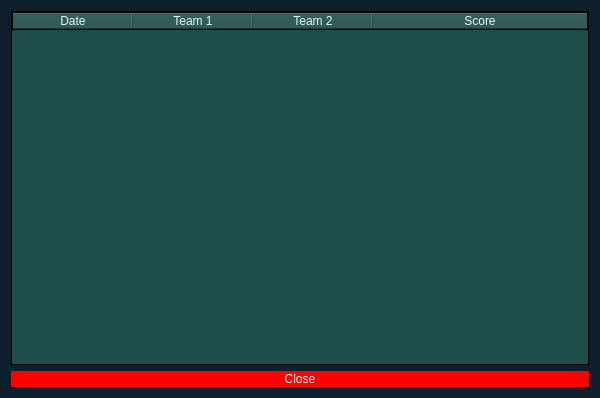
<?xml version="1.0" encoding="UTF-8"?>
<ui version="4.0">
 <class>MatchesDialog</class>
 <widget class="QDialog" name="MatchesDialog">
  <property name="geometry">
   <rect>
    <x>0</x>
    <y>0</y>
    <width>600</width>
    <height>398</height>
   </rect>
  </property>
  <property name="windowTitle">
   <string>Matches</string>
  </property>
  <property name="styleSheet">
   <string notr="true">background-color: #0d1f2d; color: #e0f7fa;</string>
  </property>
  <layout class="QVBoxLayout" name="verticalLayout">
   <item>
    <widget class="QTableWidget" name="matchTable">
     <property name="styleSheet">
      <string notr="true">background-color: #1e4d4a; border: 1px solid ; color: #e0f7fa;</string>
     </property>
     <property name="editTriggers">
      <set>QAbstractItemView::EditTrigger::NoEditTriggers</set>
     </property>
     <property name="selectionMode">
      <enum>QAbstractItemView::SelectionMode::NoSelection</enum>
     </property>
     <attribute name="horizontalHeaderDefaultSectionSize">
      <number>120</number>
     </attribute>
     <attribute name="horizontalHeaderStretchLastSection">
      <bool>true</bool>
     </attribute>
     <attribute name="verticalHeaderVisible">
      <bool>false</bool>
     </attribute>
     <column>
      <property name="text">
       <string>Date</string>
      </property>
     </column>
     <column>
      <property name="text">
       <string>Team 1</string>
      </property>
     </column>
     <column>
      <property name="text">
       <string>Team 2</string>
      </property>
     </column>
     <column>
      <property name="text">
       <string>Score</string>
      </property>
     </column>
    </widget>
   </item>
   <item>
    <widget class="QPushButton" name="closeButton">
     <property name="styleSheet">
      <string notr="true">background-color: red; color: #ffffff; border: 1px solid red; border-radius: 1px;</string>
     </property>
     <property name="text">
      <string>Close</string>
     </property>
    </widget>
   </item>
  </layout>
 </widget>
 <resources/>
 <connections>
  <connection>
   <sender>closeButton</sender>
   <signal>clicked()</signal>
   <receiver>MatchesDialog</receiver>
   <slot>accept()</slot>
   <hints>
    <hint type="sourcelabel">
     <x>559</x>
     <y>379</y>
    </hint>
    <hint type="destinationlabel">
     <x>299</x>
     <y>199</y>
    </hint>
   </hints>
  </connection>
 </connections>
</ui>
